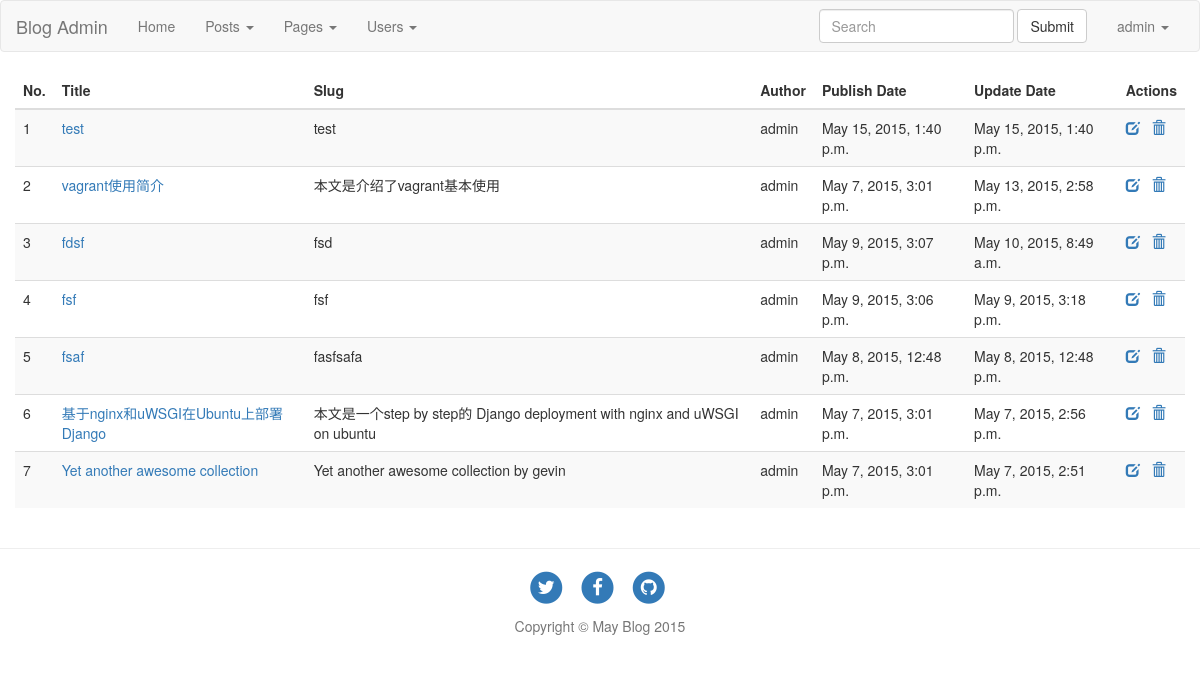
The page /admin/posts (signed in) on the database as committed earlier.
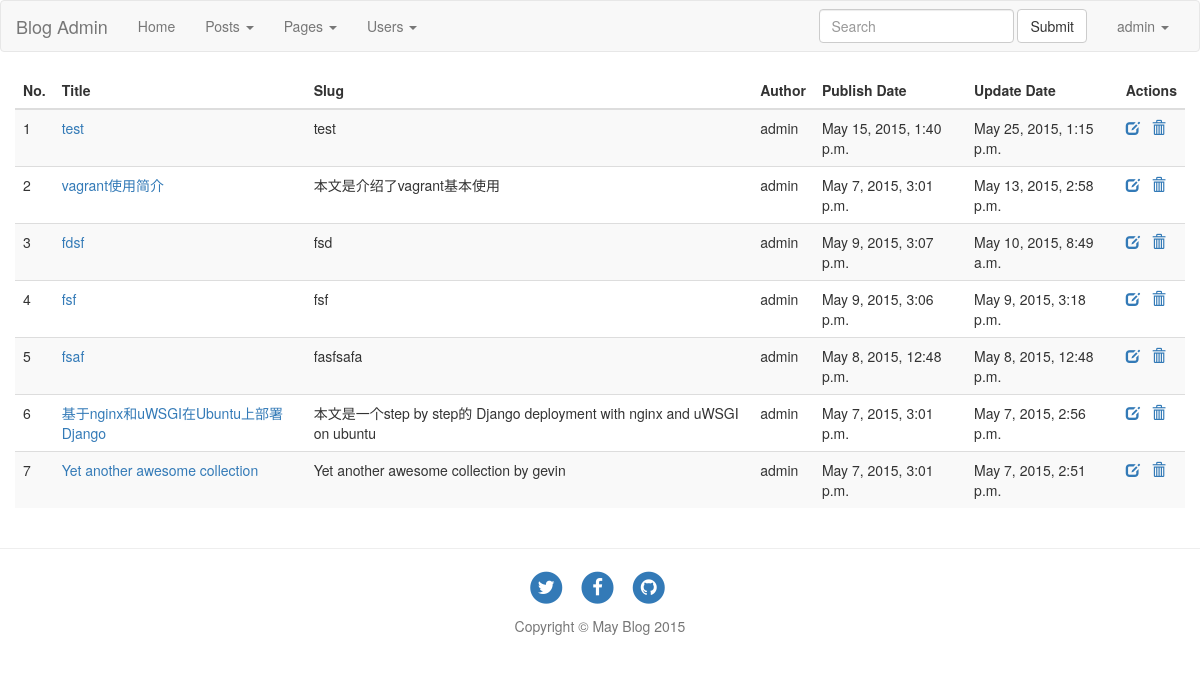
The same page on the database as committed later.
### main/models.py (models this page shows, shortened)
class Post(models.Model):
    title = models.CharField(max_length=256, default='new blog')
    abstract = models.TextField(null=True, blank=True)
    raw = models.TextField()
    pub_time = models.DateTimeField(auto_now_add=True)
    update_time = models.DateTimeField(auto_now=True)
    content_html = models.TextField()
    author = models.ForeignKey(User)
    tags = models.ManyToManyField('Tag')
    catagory = models.ForeignKey('Catagory', null=True, blank=True)
    is_draft = models.BooleanField(default=False)

### main/views.py (the view)
# urls.py: url(r'^admin/posts$', views.AdminPosts.as_view(), name='admin_posts'),
class AdminPosts(View):
    template_name = 'blog_admin/posts.html'
    @method_decorator(login_required)
    def get(self, request, is_blog_page=False):
        data = {}
        draft = request.GET.get('draft')
        if draft and draft.lower()=='true':
            flag = True
        else:
            flag = False
        if is_blog_page:
            posts = models.Page.objects.all()
        else:
            posts = models.Post.objects.all()
        posts = posts.filter(is_draft=flag)
        posts = posts.order_by('-update_time')
        paginator = Paginator(posts, PER_PAGE_ADMIN)
        page = request.GET.get('page')
        try:
            posts = paginator.page(page)
        except PageNotAnInteger:
            posts = paginator.page(1)
        except EmptyPage:
            posts = paginator.page(paginator.num_pages)
        data['posts'] = posts
        data['is_blog_page'] = is_blog_page
        return render(request, self.template_name, data)

### templates/blog_admin/posts.html (shortened to what this page needs)
{% extends "admin_base.html" %}
{% block main %}
{% load bootstrap3 %}
<div class="row">
    <table class="table table-striped">
        <thead>
            <tr>
                <th>No.</th>
                <th>Title</th>
                <th>Slug</th>
                <th>Author</th>
                <th>Publish Date</th>
                <th>Update Date</th>
                <th>Actions</th>
            </tr>
    </thead>
    <tbody>
    {% if is_blog_page %}
        {% for post in posts %}
        <tr id="post-{{ post.id }}">
            <td>{{ forloop.counter }}</td>
            <td><a href="{% url 'main:page' post.id %}" target="_blank">{{ post.title }}</td>
            <td>{{ post.slug }}</td>
            <td>{{ post.author }}</td>
            <td>{{ post.pub_time }}</td>
            <td>{{ post.update_time }}</td>
            <td>
                <a href="{% url 'main:admin_edit_page' post.id %}"><span class="glyphicon glyphicon-edit" aria-hidden="true"></span> </a>
                &nbsp
                <a href="{% url 'main:admin_delete_page' post.id %}"  class="del-post"><span class="glyphicon glyphicon-trash" aria-hidden="true"></span> </a>
            </td>
        </tr>
        {% empty %}
        <tr><td colspan="7" style="text-align: left">No pages yet</td></tr>
        {% endfor %}
    {% else %}
        {% for post in posts %}
        <tr id="post-{{ post.id }}">
            <td>{{ forloop.counter }}</td>
            <td><a href="{% url 'main:post' post.id %}" target="_blank">{{ post.title }}</td>
            <td>{{ post.abstract }}</td>
            <td>{{ post.author }}</td>
            <td>{{ post.pub_time }}</td>
            <td>{{ post.update_time }}</td>
            <td>
                <a href="{% url 'main:admin_edit_post' post.id %}"><span class="glyphicon glyphicon-edit" aria-hidden="true"></span> </a>
                <a href="{% url 'main:admin_delete_post' post.id %}"  class="del-post"><span class="glyphicon glyphicon-trash" aria-hidden="true"></span> </a>
            </td>
        </tr>
        {% empty %}
        <tr><td colspan="7" style="text-align: left">No posts yet</td></tr>
        {% endfor %}
    {% endif %}
    </tbody>
    </table>
</div>
{% endblock %}

Rows that differ between the two databases and show on the page:
changed Post "test": update_time "May 15, 2015, 1:40 p.m." → "May 25, 2015, 1:15 p.m."
